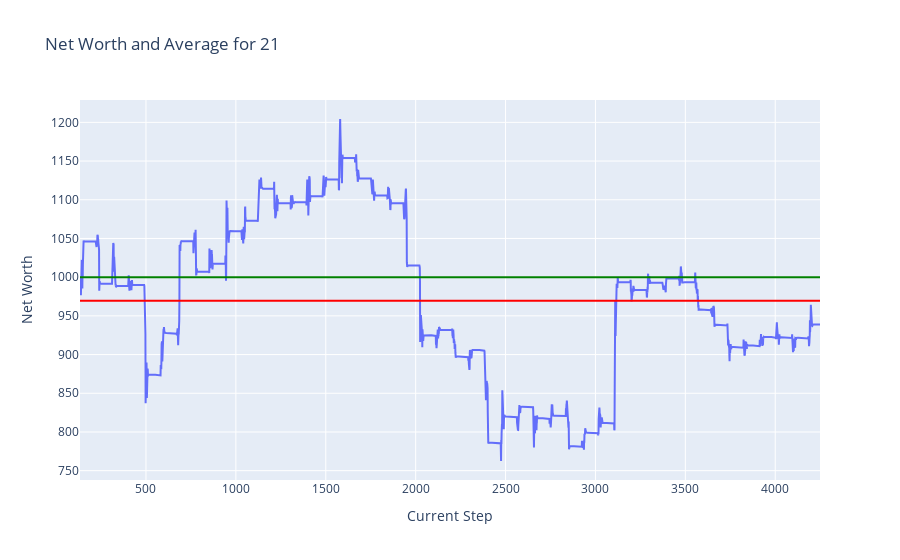

Here is the notebook cell this chart was saved with:
### Code cell
plot_token_data(df = test_hist_df, token = token)

### Figure 1 — Plotly figure (JSON) as saved in the notebook; plotly's stock layout.template omitted (floating-point values rounded to 4 significant figures; data arrays with more than 128 entries replaced by an {"elided": "..."} marker saying what was removed)
{"data": [{"mode": "lines", "name": "Net Worth", "type": "scatter", "x": {"elided": "4117 int values"}, "y": {"elided": "4117 float values"}}], "layout": {"shapes": [{"line": {"color": "green"}, "name": "Net Worth = 1000", "type": "line", "x0": 0, "x1": 1, "xref": "x domain", "y0": 1000, "y1": 1000, "yref": "y"}, {"line": {"color": "red"}, "name": "Average Net Worth = 969.50", "type": "line", "x0": 0, "x1": 1, "xref": "x domain", "y0": 969.5, "y1": 969.5, "yref": "y"}], "title": {"text": "Net Worth and Average for 21"}, "xaxis": {"title": {"text": "Current Step"}}, "yaxis": {"title": {"text": "Net Worth"}}}}
